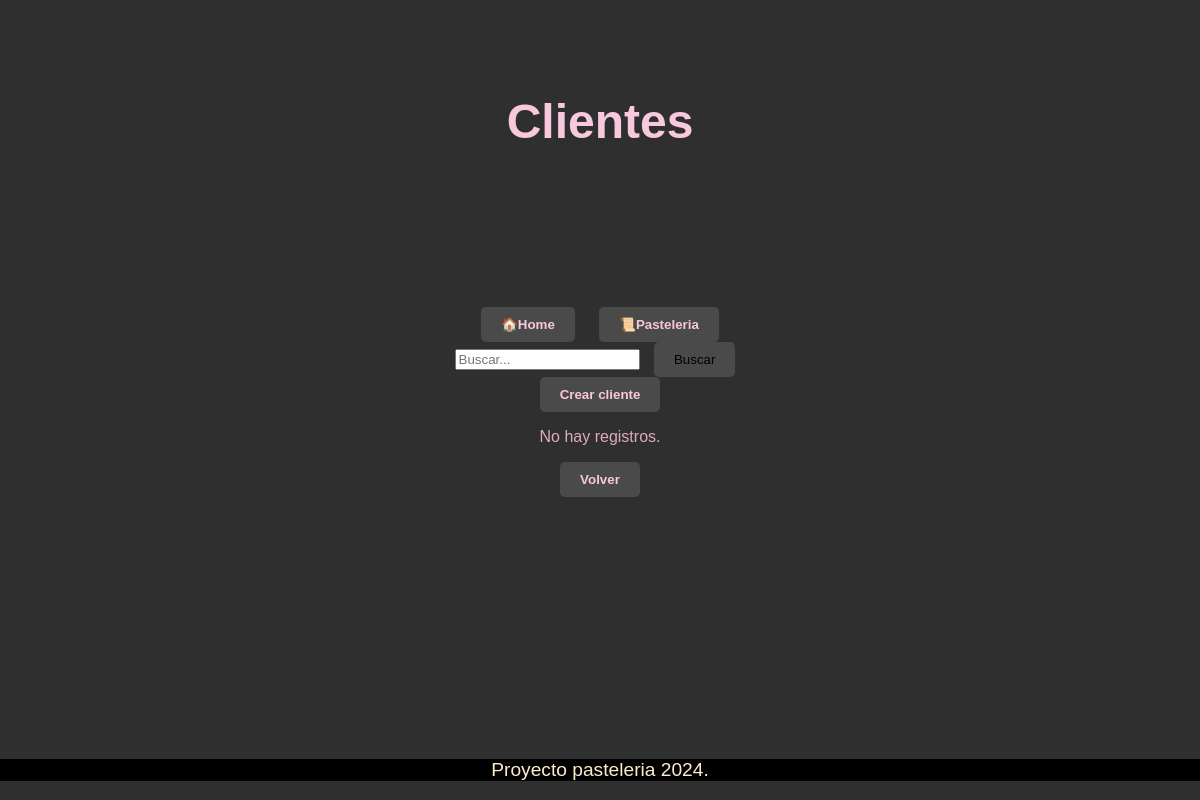
The page /pasteleria/cliente/list on the database as committed earlier.
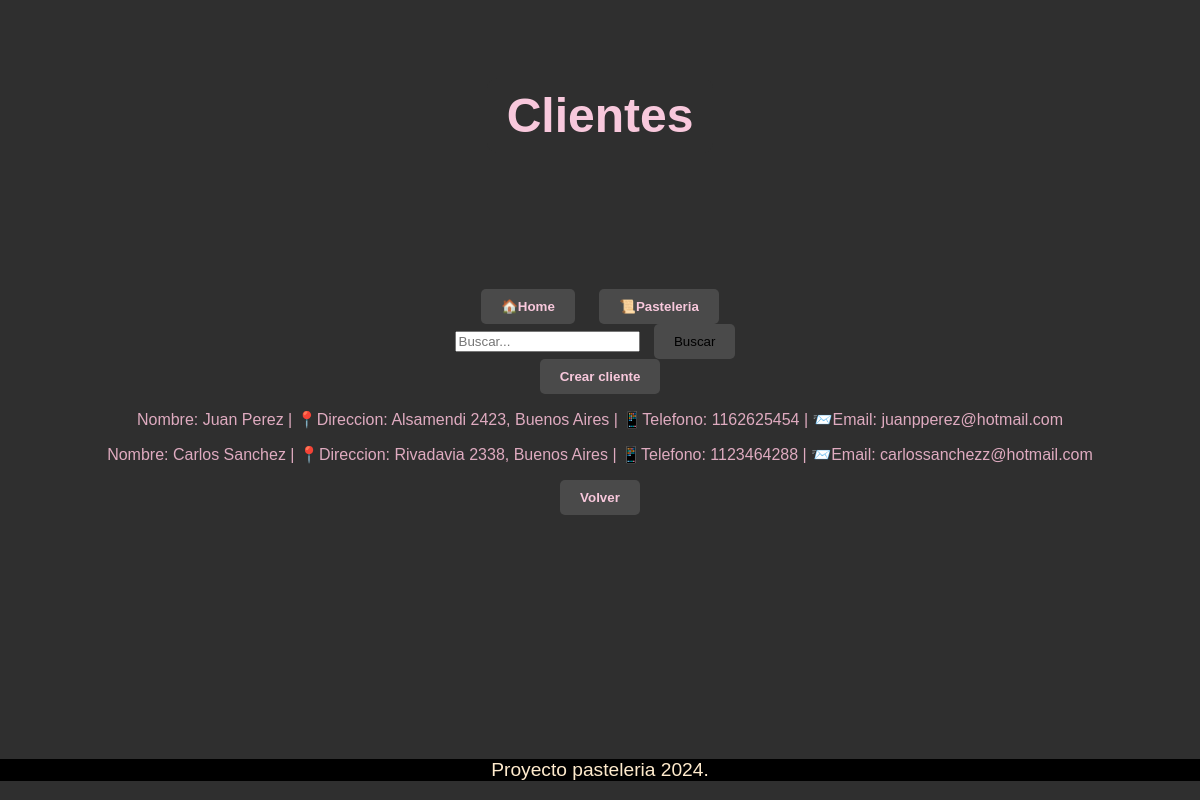
The same page on the database as committed later.
### pasteleria/models.py (models this page shows, shortened)
class Cliente(models.Model):
    nombre = models.CharField(max_length=100)
    direccion = models.CharField(max_length=200)
    telefono = models.CharField(max_length=20, unique=True)
    email = models.EmailField(unique=True)

### pasteleria/views.py (the view)
# urls.py: path("cliente/list", views.cliente_list, name="cliente_list"),
def cliente_list(request):
    query = request.GET.get("q")
    if query:
        clientes = Cliente.objects.filter(nombre__icontains=query)
    else:
        clientes = Cliente.objects.all()
    contexto = {'clientes' : clientes}
    return render(request, 'pasteleria/cliente_list.html', contexto)

### pasteleria/templates/pasteleria/cliente_list.html
{% extends 'core/base.html' %}
{% block header %}
    Clientes
{% endblock header %}
{% block main %}
<form action="{% url 'pasteleria:cliente_list' %}" method="get">
    <input type="text" name="q" placeholder="Buscar...">
    <button type="submit">Buscar</button>
</form>
<button>
    <a href="{% url 'pasteleria:cliente_create' %}">Crear cliente</a>
</button>
    <div>
        {% for cliente in clientes %}
            <p> Nombre: {{cliente.nombre}} | 📍Direccion: {{ cliente.direccion }} | 📱Telefono:  {{ cliente.telefono }} | 📨Email: {{ cliente.email }}</p>
            {% empty %}
            <p>No hay registros.</p>
        {% endfor %}
    </div>
    <button><a href="{% url 'pasteleria:index' %}"> Volver </a></button>
{% endblock main %}

Rows that differ between the two databases and show on the page:
added Cliente: nombre "Juan Perez", direccion "Alsamendi 2423, Buenos Aires", telefono "1162625454", email "juanpperez@hotmail.com"
added Cliente: nombre "Carlos Sanchez", direccion "Rivadavia 2338, Buenos Aires", telefono "1123464288", email "carlossanchezz@hotmail.com"
Other text that changed with them:
text no longer shown: "No hay registros."
